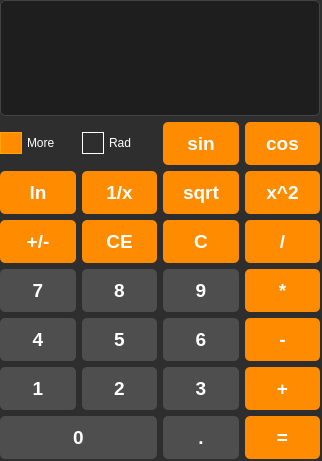
<?xml version="1.0" encoding="UTF-8"?>
<ui version="4.0">
 <class>MainWindow</class>
 <widget class="QMainWindow" name="MainWindow">
  <property name="enabled">
   <bool>true</bool>
  </property>
  <property name="geometry">
   <rect>
    <x>0</x>
    <y>0</y>
    <width>322</width>
    <height>461</height>
   </rect>
  </property>
  <property name="minimumSize">
   <size>
    <width>322</width>
    <height>461</height>
   </size>
  </property>
  <property name="maximumSize">
   <size>
    <width>322</width>
    <height>461</height>
   </size>
  </property>
  <property name="windowTitle">
   <string>Kalkulator</string>
  </property>
  <property name="autoFillBackground">
   <bool>false</bool>
  </property>
  <property name="styleSheet">
   <string notr="true">QMainWindow {
    background-color: #2E2E2E;
}

QPlainTextEdit {
    background-color: #1E1E1E;
    color: #FFFFFF;
    border: 1px solid #444444;
    border-radius: 5px;
    padding: 5px;
	font-size: 24px;
	text-align: right;
}</string>
  </property>
  <property name="animated">
   <bool>true</bool>
  </property>
  <property name="documentMode">
   <bool>true</bool>
  </property>
  <property name="unifiedTitleAndToolBarOnMac">
   <bool>false</bool>
  </property>
  <widget class="QWidget" name="centralwidget">
   <widget class="QWidget" name="gridLayoutWidget">
    <property name="geometry">
     <rect>
      <x>0</x>
      <y>0</y>
      <width>320</width>
      <height>459</height>
     </rect>
    </property>
    <property name="font">
     <font>
      <family>Arial</family>
      <pointsize>14</pointsize>
      <bold>true</bold>
     </font>
    </property>
    <layout class="QGridLayout" name="gridLayout" rowstretch="0,0,0,0,0,0,0,0" columnstretch="0,0,0,0">
     <item row="6" column="1">
      <widget class="QPushButton" name="pushButton_2">
       <property name="font">
        <font>
         <family>Arial</family>
         <pointsize>14</pointsize>
         <bold>true</bold>
        </font>
       </property>
       <property name="styleSheet">
        <string notr="true">QPushButton {
    background-color: #4E4E4E;
    color: #FFFFFF;
    border: none;
    border-radius: 5px;
    padding: 10px;
}

QPushButton:hover {
    background-color: #5E5E5E;
}

QPushButton:pressed {
    background-color: #3E3E3E;
}</string>
       </property>
       <property name="text">
        <string>2</string>
       </property>
      </widget>
     </item>
     <item row="4" column="3">
      <widget class="QPushButton" name="buttonMultiply">
       <property name="font">
        <font>
         <family>Arial</family>
         <pointsize>14</pointsize>
         <bold>true</bold>
        </font>
       </property>
       <property name="styleSheet">
        <string notr="true">QPushButton {
    background-color: #FF8C00;
    color: #FFFFFF;
    border: none;
    border-radius: 5px;
    padding: 10px;
}

QPushButton:hover {
    background-color: #FFA500;
}

QPushButton:pressed {
    background-color: #FF7F00;
}</string>
       </property>
       <property name="text">
        <string>*</string>
       </property>
      </widget>
     </item>
     <item row="4" column="0">
      <widget class="QPushButton" name="pushButton_7">
       <property name="font">
        <font>
         <family>Arial</family>
         <pointsize>14</pointsize>
         <bold>true</bold>
        </font>
       </property>
       <property name="styleSheet">
        <string notr="true">QPushButton {
    background-color: #4E4E4E;
    color: #FFFFFF;
    border: none;
    border-radius: 5px;
    padding: 10px;
}

QPushButton:hover {
    background-color: #5E5E5E;
}

QPushButton:pressed {
    background-color: #3E3E3E;
}</string>
       </property>
       <property name="text">
        <string>7</string>
       </property>
      </widget>
     </item>
     <item row="6" column="0">
      <widget class="QPushButton" name="pushButton_1">
       <property name="font">
        <font>
         <family>Arial</family>
         <pointsize>14</pointsize>
         <bold>true</bold>
        </font>
       </property>
       <property name="styleSheet">
        <string notr="true">QPushButton {
    background-color: #4E4E4E;
    color: #FFFFFF;
    border: none;
    border-radius: 5px;
    padding: 10px;
}

QPushButton:hover {
    background-color: #5E5E5E;
}

QPushButton:pressed {
    background-color: #3E3E3E;
}</string>
       </property>
       <property name="text">
        <string>1</string>
       </property>
      </widget>
     </item>
     <item row="1" column="2">
      <widget class="QPushButton" name="buttonSin">
       <property name="enabled">
        <bool>true</bool>
       </property>
       <property name="font">
        <font>
         <family>Arial</family>
         <pointsize>14</pointsize>
         <bold>true</bold>
        </font>
       </property>
       <property name="styleSheet">
        <string notr="true">QPushButton {
    background-color: #FF8C00;
    color: #FFFFFF;
    border: none;
    border-radius: 5px;
    padding: 10px;
}

QPushButton:hover {
    background-color: #FFA500;
}

QPushButton:pressed {
    background-color: #FF7F00;
}</string>
       </property>
       <property name="text">
        <string>sin</string>
       </property>
      </widget>
     </item>
     <item row="5" column="3">
      <widget class="QPushButton" name="buttonSubtract">
       <property name="font">
        <font>
         <family>Arial</family>
         <pointsize>14</pointsize>
         <bold>true</bold>
        </font>
       </property>
       <property name="styleSheet">
        <string notr="true">QPushButton {
    background-color: #FF8C00;
    color: #FFFFFF;
    border: none;
    border-radius: 5px;
    padding: 10px;
}

QPushButton:hover {
    background-color: #FFA500;
}

QPushButton:pressed {
    background-color: #FF7F00;
}</string>
       </property>
       <property name="text">
        <string>-</string>
       </property>
      </widget>
     </item>
     <item row="5" column="2">
      <widget class="QPushButton" name="pushButton_6">
       <property name="font">
        <font>
         <family>Arial</family>
         <pointsize>14</pointsize>
         <bold>true</bold>
        </font>
       </property>
       <property name="styleSheet">
        <string notr="true">QPushButton {
    background-color: #4E4E4E;
    color: #FFFFFF;
    border: none;
    border-radius: 5px;
    padding: 10px;
}

QPushButton:hover {
    background-color: #5E5E5E;
}

QPushButton:pressed {
    background-color: #3E3E3E;
}</string>
       </property>
       <property name="text">
        <string>6</string>
       </property>
      </widget>
     </item>
     <item row="5" column="1">
      <widget class="QPushButton" name="pushButton_5">
       <property name="font">
        <font>
         <family>Arial</family>
         <pointsize>14</pointsize>
         <bold>true</bold>
        </font>
       </property>
       <property name="styleSheet">
        <string notr="true">QPushButton {
    background-color: #4E4E4E;
    color: #FFFFFF;
    border: none;
    border-radius: 5px;
    padding: 10px;
}

QPushButton:hover {
    background-color: #5E5E5E;
}

QPushButton:pressed {
    background-color: #3E3E3E;
}</string>
       </property>
       <property name="text">
        <string>5</string>
       </property>
      </widget>
     </item>
     <item row="0" column="0" colspan="4">
      <widget class="QPlainTextEdit" name="display">
       <property name="enabled">
        <bool>false</bool>
       </property>
       <property name="mouseTracking">
        <bool>false</bool>
       </property>
       <property name="plainText">
        <string/>
       </property>
      </widget>
     </item>
     <item row="4" column="1">
      <widget class="QPushButton" name="pushButton_8">
       <property name="font">
        <font>
         <family>Arial</family>
         <pointsize>14</pointsize>
         <bold>true</bold>
        </font>
       </property>
       <property name="styleSheet">
        <string notr="true">QPushButton {
    background-color: #4E4E4E;
    color: #FFFFFF;
    border: none;
    border-radius: 5px;
    padding: 10px;
}

QPushButton:hover {
    background-color: #5E5E5E;
}

QPushButton:pressed {
    background-color: #3E3E3E;
}</string>
       </property>
       <property name="text">
        <string>8</string>
       </property>
      </widget>
     </item>
     <item row="7" column="0" colspan="2">
      <widget class="QPushButton" name="pushButton_0">
       <property name="font">
        <font>
         <family>Arial</family>
         <pointsize>14</pointsize>
         <bold>true</bold>
        </font>
       </property>
       <property name="styleSheet">
        <string notr="true">QPushButton {
    background-color: #4E4E4E;
    color: #FFFFFF;
    border: none;
    border-radius: 5px;
    padding: 10px;
}

QPushButton:hover {
    background-color: #5E5E5E;
}

QPushButton:pressed {
    background-color: #3E3E3E;
}</string>
       </property>
       <property name="text">
        <string>0</string>
       </property>
      </widget>
     </item>
     <item row="6" column="3">
      <widget class="QPushButton" name="buttonAdd">
       <property name="font">
        <font>
         <family>Arial</family>
         <pointsize>14</pointsize>
         <bold>true</bold>
        </font>
       </property>
       <property name="styleSheet">
        <string notr="true">QPushButton {
    background-color: #FF8C00;
    color: #FFFFFF;
    border: none;
    border-radius: 5px;
    padding: 10px;
}

QPushButton:hover {
    background-color: #FFA500;
}

QPushButton:pressed {
    background-color: #FF7F00;
}</string>
       </property>
       <property name="text">
        <string>+</string>
       </property>
      </widget>
     </item>
     <item row="1" column="1">
      <widget class="QCheckBox" name="checkBoxRadians">
       <property name="enabled">
        <bool>true</bool>
       </property>
       <property name="styleSheet">
        <string notr="true">QCheckBox {
    color: #FFFFFF;
    spacing: 5px;
}

QCheckBox::indicator {
    width: 20px;
    height: 20px;
}

QCheckBox::indicator:unchecked {
    border: 1px solid #FFFFFF;
    background-color: #2E2E2E;
}

QCheckBox::indicator:unchecked:hover {
    border: 1px solid #FFA500;
    background-color: #3E3E3E;
}

QCheckBox::indicator:checked {
    border: 1px solid #FFA500;
    background-color: #FF8C00;
}

QCheckBox::indicator:checked:hover {
    border: 1px solid #FFA500;
    background-color: #FFA500;
}</string>
       </property>
       <property name="text">
        <string>Rad</string>
       </property>
      </widget>
     </item>
     <item row="5" column="0">
      <widget class="QPushButton" name="pushButton_4">
       <property name="font">
        <font>
         <family>Arial</family>
         <pointsize>14</pointsize>
         <bold>true</bold>
        </font>
       </property>
       <property name="styleSheet">
        <string notr="true">QPushButton {
    background-color: #4E4E4E;
    color: #FFFFFF;
    border: none;
    border-radius: 5px;
    padding: 10px;
}

QPushButton:hover {
    background-color: #5E5E5E;
}

QPushButton:pressed {
    background-color: #3E3E3E;
}</string>
       </property>
       <property name="text">
        <string>4</string>
       </property>
      </widget>
     </item>
     <item row="7" column="2">
      <widget class="QPushButton" name="buttonPoint">
       <property name="font">
        <font>
         <family>Arial</family>
         <pointsize>14</pointsize>
         <bold>true</bold>
        </font>
       </property>
       <property name="styleSheet">
        <string notr="true">QPushButton {
    background-color: #4E4E4E;
    color: #FFFFFF;
    border: none;
    border-radius: 5px;
    padding: 10px;
}

QPushButton:hover {
    background-color: #5E5E5E;
}

QPushButton:pressed {
    background-color: #3E3E3E;
}</string>
       </property>
       <property name="text">
        <string>.</string>
       </property>
      </widget>
     </item>
     <item row="3" column="3">
      <widget class="QPushButton" name="buttonDivide">
       <property name="font">
        <font>
         <family>Arial</family>
         <pointsize>14</pointsize>
         <bold>true</bold>
        </font>
       </property>
       <property name="styleSheet">
        <string notr="true">QPushButton {
    background-color: #FF8C00;
    color: #FFFFFF;
    border: none;
    border-radius: 5px;
    padding: 10px;
}

QPushButton:hover {
    background-color: #FFA500;
}

QPushButton:pressed {
    background-color: #FF7F00;
}</string>
       </property>
       <property name="text">
        <string>/</string>
       </property>
      </widget>
     </item>
     <item row="4" column="2">
      <widget class="QPushButton" name="pushButton_9">
       <property name="font">
        <font>
         <family>Arial</family>
         <pointsize>14</pointsize>
         <bold>true</bold>
        </font>
       </property>
       <property name="styleSheet">
        <string notr="true">QPushButton {
    background-color: #4E4E4E;
    color: #FFFFFF;
    border: none;
    border-radius: 5px;
    padding: 10px;
}

QPushButton:hover {
    background-color: #5E5E5E;
}

QPushButton:pressed {
    background-color: #3E3E3E;
}</string>
       </property>
       <property name="text">
        <string>9</string>
       </property>
      </widget>
     </item>
     <item row="1" column="3">
      <widget class="QPushButton" name="buttonCos">
       <property name="enabled">
        <bool>true</bool>
       </property>
       <property name="font">
        <font>
         <family>Arial</family>
         <pointsize>14</pointsize>
         <bold>true</bold>
        </font>
       </property>
       <property name="styleSheet">
        <string notr="true">QPushButton {
    background-color: #FF8C00;
    color: #FFFFFF;
    border: none;
    border-radius: 5px;
    padding: 10px;
}

QPushButton:hover {
    background-color: #FFA500;
}

QPushButton:pressed {
    background-color: #FF7F00;
}</string>
       </property>
       <property name="text">
        <string>cos</string>
       </property>
      </widget>
     </item>
     <item row="7" column="3">
      <widget class="QPushButton" name="buttonEquals">
       <property name="font">
        <font>
         <family>Arial</family>
         <pointsize>14</pointsize>
         <bold>true</bold>
        </font>
       </property>
       <property name="styleSheet">
        <string notr="true">QPushButton {
    background-color: #FF8C00;
    color: #FFFFFF;
    border: none;
    border-radius: 5px;
    padding: 10px;
}

QPushButton:hover {
    background-color: #FFA500;
}

QPushButton:pressed {
    background-color: #FF7F00;
}</string>
       </property>
       <property name="text">
        <string>=</string>
       </property>
      </widget>
     </item>
     <item row="6" column="2">
      <widget class="QPushButton" name="pushButton_3">
       <property name="font">
        <font>
         <family>Arial</family>
         <pointsize>14</pointsize>
         <bold>true</bold>
        </font>
       </property>
       <property name="styleSheet">
        <string notr="true">QPushButton {
    background-color: #4E4E4E;
    color: #FFFFFF;
    border: none;
    border-radius: 5px;
    padding: 10px;
}

QPushButton:hover {
    background-color: #5E5E5E;
}

QPushButton:pressed {
    background-color: #3E3E3E;
}</string>
       </property>
       <property name="text">
        <string>3</string>
       </property>
      </widget>
     </item>
     <item row="3" column="2">
      <widget class="QPushButton" name="buttonClear">
       <property name="font">
        <font>
         <family>Arial</family>
         <pointsize>14</pointsize>
         <bold>true</bold>
        </font>
       </property>
       <property name="styleSheet">
        <string notr="true">QPushButton {
    background-color: #FF8C00;
    color: #FFFFFF;
    border: none;
    border-radius: 5px;
    padding: 10px;
}

QPushButton:hover {
    background-color: #FFA500;
}

QPushButton:pressed {
    background-color: #FF7F00;
}</string>
       </property>
       <property name="text">
        <string>C</string>
       </property>
      </widget>
     </item>
     <item row="2" column="3">
      <widget class="QPushButton" name="buttonSquare">
       <property name="enabled">
        <bool>true</bool>
       </property>
       <property name="font">
        <font>
         <family>Arial</family>
         <pointsize>14</pointsize>
         <bold>true</bold>
        </font>
       </property>
       <property name="styleSheet">
        <string notr="true">QPushButton {
    background-color: #FF8C00;
    color: #FFFFFF;
    border: none;
    border-radius: 5px;
    padding: 10px;
}

QPushButton:hover {
    background-color: #FFA500;
}

QPushButton:pressed {
    background-color: #FF7F00;
}</string>
       </property>
       <property name="text">
        <string>x^2</string>
       </property>
      </widget>
     </item>
     <item row="3" column="1">
      <widget class="QPushButton" name="buttonClearEntry">
       <property name="font">
        <font>
         <family>Arial</family>
         <pointsize>14</pointsize>
         <bold>true</bold>
        </font>
       </property>
       <property name="styleSheet">
        <string notr="true">QPushButton {
    background-color: #FF8C00;
    color: #FFFFFF;
    border: none;
    border-radius: 5px;
    padding: 10px;
}

QPushButton:hover {
    background-color: #FFA500;
}

QPushButton:pressed {
    background-color: #FF7F00;
}</string>
       </property>
       <property name="text">
        <string>CE</string>
       </property>
      </widget>
     </item>
     <item row="3" column="0">
      <widget class="QPushButton" name="buttonChangeSign">
       <property name="font">
        <font>
         <family>Arial</family>
         <pointsize>14</pointsize>
         <bold>true</bold>
        </font>
       </property>
       <property name="styleSheet">
        <string notr="true">QPushButton {
    background-color: #FF8C00;
    color: #FFFFFF;
    border: none;
    border-radius: 5px;
    padding: 10px;
}

QPushButton:hover {
    background-color: #FFA500;
}

QPushButton:pressed {
    background-color: #FF7F00;
}</string>
       </property>
       <property name="text">
        <string>+/-</string>
       </property>
      </widget>
     </item>
     <item row="2" column="2">
      <widget class="QPushButton" name="buttonSqrt">
       <property name="enabled">
        <bool>true</bool>
       </property>
       <property name="font">
        <font>
         <family>Arial</family>
         <pointsize>14</pointsize>
         <bold>true</bold>
        </font>
       </property>
       <property name="styleSheet">
        <string notr="true">QPushButton {
    background-color: #FF8C00;
    color: #FFFFFF;
    border: none;
    border-radius: 5px;
    padding: 10px;
}

QPushButton:hover {
    background-color: #FFA500;
}

QPushButton:pressed {
    background-color: #FF7F00;
}</string>
       </property>
       <property name="text">
        <string>sqrt</string>
       </property>
      </widget>
     </item>
     <item row="2" column="0">
      <widget class="QPushButton" name="buttonLn">
       <property name="enabled">
        <bool>true</bool>
       </property>
       <property name="font">
        <font>
         <family>Arial</family>
         <pointsize>14</pointsize>
         <bold>true</bold>
        </font>
       </property>
       <property name="styleSheet">
        <string notr="true">QPushButton {
    background-color: #FF8C00;
    color: #FFFFFF;
    border: none;
    border-radius: 5px;
    padding: 10px;
}

QPushButton:hover {
    background-color: #FFA500;
}

QPushButton:pressed {
    background-color: #FF7F00;
}</string>
       </property>
       <property name="text">
        <string>ln</string>
       </property>
      </widget>
     </item>
     <item row="2" column="1">
      <widget class="QPushButton" name="buttonReciprocal">
       <property name="enabled">
        <bool>true</bool>
       </property>
       <property name="font">
        <font>
         <family>Arial</family>
         <pointsize>14</pointsize>
         <bold>true</bold>
        </font>
       </property>
       <property name="styleSheet">
        <string notr="true">QPushButton {
    background-color: #FF8C00;
    color: #FFFFFF;
    border: none;
    border-radius: 5px;
    padding: 10px;
}

QPushButton:hover {
    background-color: #FFA500;
}

QPushButton:pressed {
    background-color: #FF7F00;
}</string>
       </property>
       <property name="text">
        <string>1/x</string>
       </property>
      </widget>
     </item>
     <item row="1" column="0">
      <widget class="QCheckBox" name="checkBoxAdvancedFunctions">
       <property name="styleSheet">
        <string notr="true">QCheckBox {
    color: #FFFFFF;
    spacing: 5px;
}

QCheckBox::indicator {
    width: 20px;
    height: 20px;
}

QCheckBox::indicator:unchecked {
    border: 1px solid #FFFFFF;
    background-color: #2E2E2E;
}

QCheckBox::indicator:unchecked:hover {
    border: 1px solid #FFA500;
    background-color: #3E3E3E;
}

QCheckBox::indicator:checked {
    border: 1px solid #FFA500;
    background-color: #FF8C00;
}

QCheckBox::indicator:checked:hover {
    border: 1px solid #FFA500;
    background-color: #FFA500;
}</string>
       </property>
       <property name="text">
        <string>More</string>
       </property>
       <property name="checked">
        <bool>true</bool>
       </property>
      </widget>
     </item>
    </layout>
   </widget>
  </widget>
 </widget>
 <resources/>
 <connections/>
</ui>
